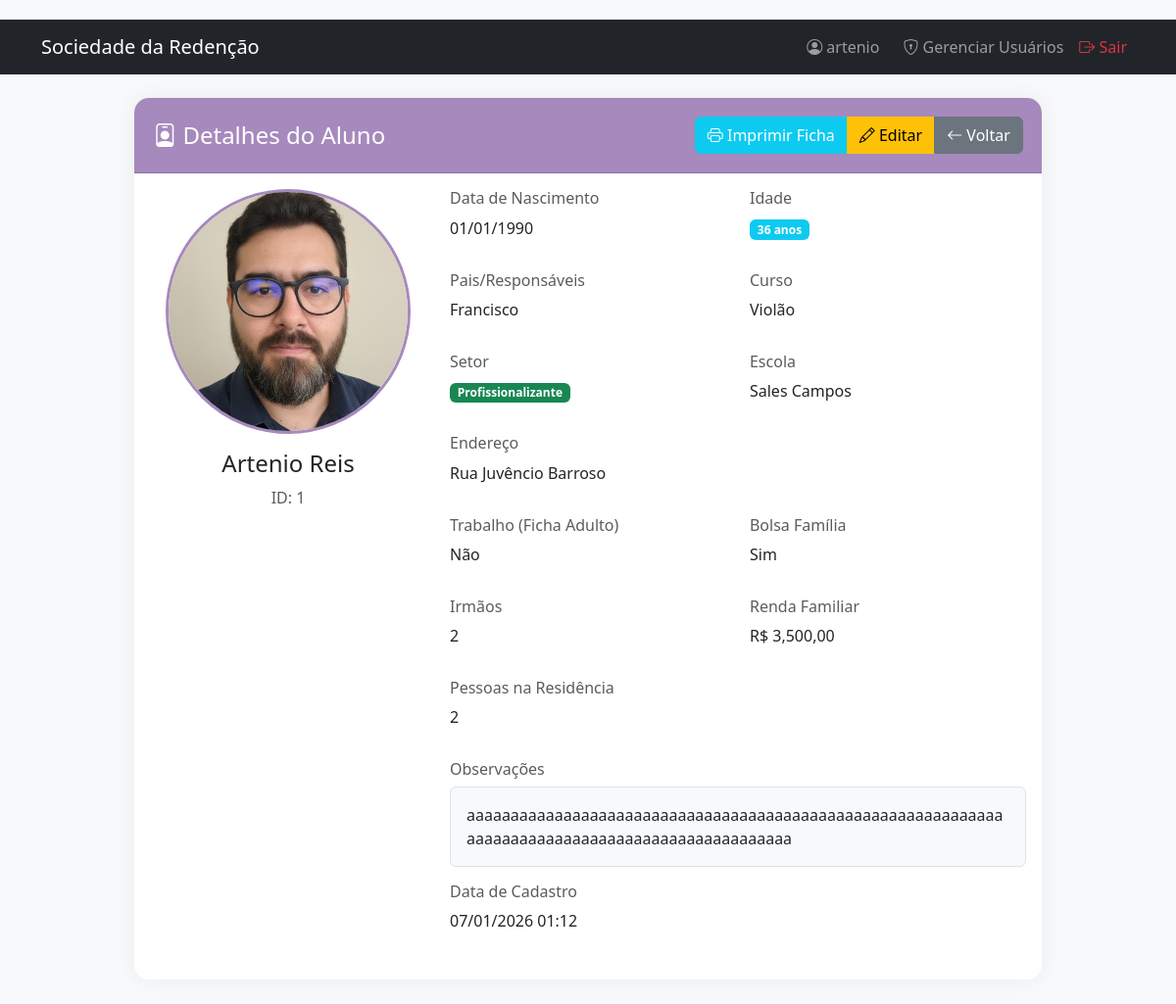
The app's page /visualizar/1 (signed in), older data.
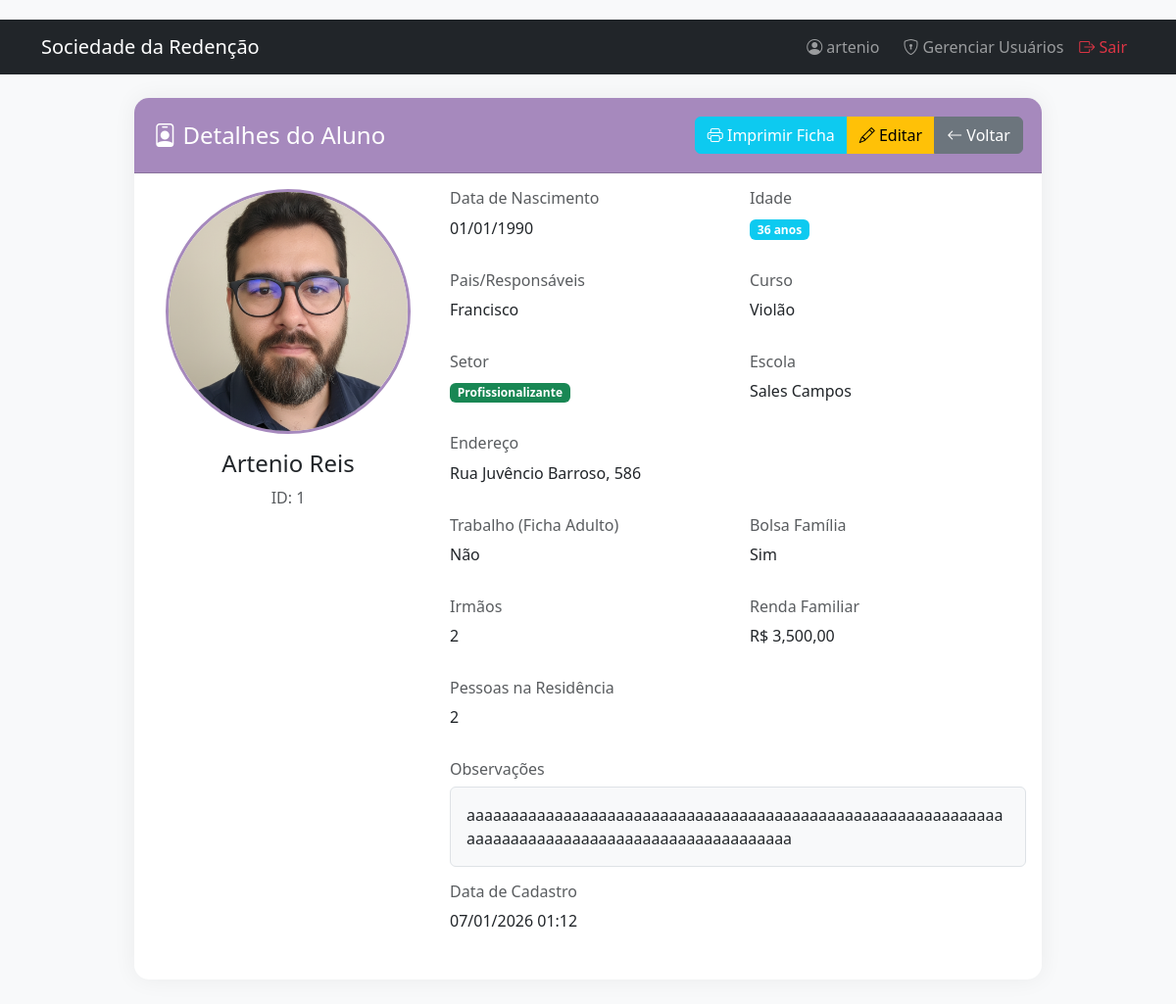
The same page, newer data.
### models.py (models this page shows, shortened)
class Aluno(db.Model):
    id = db.Column(db.Integer, primary_key=True)
    foto = db.Column(db.String(200), nullable=True)
    nome_completo = db.Column(db.String(100), nullable=False)
    data_nascimento = db.Column(db.Date, nullable=False)
    idade = db.Column(db.Integer, nullable=False)
    nome_pais = db.Column(db.String(100), nullable=False)
    curso = db.Column(db.String(100), nullable=False)
    setor = db.Column(db.String(20), nullable=False)
    endereco = db.Column(db.String(200), nullable=False)
    escola = db.Column(db.String(100), nullable=False)
    trabalho_ficha_adulto = db.Column(db.Boolean, default=False)
    nome_trabalho_profissao = db.Column(db.String(100), nullable=True)
    bolsa_familia = db.Column(db.Boolean, default=False)
    irmaos = db.Column(db.Integer, default=0)
    renda_familiar = db.Column(db.Float, nullable=False)
    pessoas_residencia = db.Column(db.Integer, nullable=False)
    observacao = db.Column(db.Text, nullable=True)
    data_cadastro = db.Column(db.DateTime, default=datetime.utcnow)

### app.py (the view)
@app.route('/visualizar/<int:id>')
@login_required
def visualizar(id):
    aluno = Aluno.query.get_or_404(id)
    return render_template('visualizar.html', aluno=aluno)

### app.py (called while the page is built)
def login_required(f):
    @wraps(f)
    def decorated_function(*args, **kwargs):
        if 'logged_in' not in session:
            return redirect(url_for('login'))
        return f(*args, **kwargs)
    return decorated_function

@app.context_processor
def utility_processor():
    def format_currency(value): return f"R$ {value:,.2f}".replace('.', ',')
    def format_date(value): return value.strftime('%d/%m/%Y') if value else ""
    return dict(format_currency=format_currency, format_date=format_date, now=datetime.now())

### templates/visualizar.html (shortened to what this page needs)
{% extends "base.html" %}
{% block content %}
<div class="row justify-content-center">
    <div class="col-lg-10">
        <div class="card">
            <div class="card-header d-flex justify-content-between align-items-center">
                <h4 class="mb-0"><i class="bi bi-person-badge"></i> Detalhes do Aluno</h4>
                <div class="btn-group">
                    <a href="{{ url_for('imprimir', id=aluno.id) }}" class="btn btn-info text-white">
                        <i class="bi bi-printer"></i> Imprimir Ficha
                    </a>
                    <a href="{{ url_for('editar', id=aluno.id) }}" class="btn btn-warning">
                        <i class="bi bi-pencil"></i> Editar
                    </a>
                    <a href="{{ url_for('index') }}" class="btn btn-secondary">
                        <i class="bi bi-arrow-left"></i> Voltar
                    </a>
                </div>
            </div>
            <div class="card-body">
                <div class="row">
                    <div class="col-md-4 text-center mb-4">
                        {% if aluno.foto %}
                        <img src="{{ url_for('uploaded_file', filename=aluno.foto) }}"
                             class="aluno-foto mb-3"
                             alt="{{ aluno.nome_completo }}"
                             style="width: 250px; height: 250px;">
                        {% else %}
                        <div class="aluno-foto bg-secondary d-flex align-items-center justify-content-center mx-auto mb-3"
                             style="width: 250px; height: 250px;">
                            <i class="bi bi-person-fill text-white" style="font-size: 4rem;"></i>
                        </div>
                        {% endif %}
                        <h4>{{ aluno.nome_completo }}</h4>
                        <p class="text-muted">ID: {{ aluno.id }}</p>
                    </div>
                    <div class="col-md-8">
                        <div class="row">
                            <div class="col-md-6 mb-3">
                                <h6 class="text-muted">Data de Nascimento</h6>
                                <p>{{ format_date(aluno.data_nascimento) }}</p>
                            </div>
                            <div class="col-md-6 mb-3">
                                <h6 class="text-muted">Idade</h6>
                                <p><span class="badge bg-info">{{ aluno.idade }} anos</span></p>
                            </div>
                            <div class="col-md-6 mb-3">
                                <h6 class="text-muted">Pais/Responsáveis</h6>
                                <p>{{ aluno.nome_pais }}</p>
                            </div>
                            <div class="col-md-6 mb-3">
                                <h6 class="text-muted">Curso</h6>
                                <p>{{ aluno.curso }}</p>
                            </div>
                            <div class="col-md-6 mb-3">
                                <h6 class="text-muted">Setor</h6>
                                <p>
                                    {% if aluno.setor == 'CULTURAL' %}
                                    <span class="badge bg-primary">Cultural</span>
                                    {% else %}
                                    <span class="badge bg-success">Profissionalizante</span>
                                    {% endif %}
                                </p>
                            </div>
                            <div class="col-md-6 mb-3">
                                <h6 class="text-muted">Escola</h6>
                                <p>{{ aluno.escola }}</p>
                            </div>
                            <div class="col-md-12 mb-3">
                                <h6 class="text-muted">Endereço</h6>
                                <p>{{ aluno.endereco }}</p>
                            </div>
                            <div class="col-md-6 mb-3">
                                <h6 class="text-muted">Trabalho (Ficha Adulto)</h6>
                                <p>{{ 'Sim' if aluno.trabalho_ficha_adulto else 'Não' }}</p>
                            </div>
                            <div class="col-md-6 mb-3">
                                <h6 class="text-muted">Bolsa Família</h6>
                                <p>{{ 'Sim' if aluno.bolsa_familia else 'Não' }}</p>
                            </div>
                            <div class="col-md-6 mb-3">
                                <h6 class="text-muted">Irmãos</h6>
                                <p>{{ aluno.irmaos }}</p>
                            </div>
                            <div class="col-md-6 mb-3">
                                <h6 class="text-muted">Renda Familiar</h6>
                                <p>{{ format_currency(aluno.renda_familiar) }}</p>
                            </div>
                            <div class="col-md-6 mb-3">
                                <h6 class="text-muted">Pessoas na Residência</h6>
                                <p>{{ aluno.pessoas_residencia }}</p>
                            </div>
                            {% if aluno.observacao %}
                            <div class="col-md-12 mb-3">
                                <h6 class="text-muted">Observações</h6>
                                <div class="border rounded p-3 bg-light">
                                    {{ aluno.observacao|replace('\n', '<br>')|safe }}
                                </div>
                            </div>
                            {% endif %}
                            <div class="col-md-6 mb-3">
                                <h6 class="text-muted">Data de Cadastro</h6>
                                <p>{{ aluno.data_cadastro.strftime('%d/%m/%Y %H:%M') }}</p>
                            </div>
                        </div>
                    </div>
                </div>
            </div>
        </div>
    </div>
</div>
{% endblock %}

### templates/base.html (shortened to what this page needs)
<!DOCTYPE html>
<html lang="pt-BR">
<head>
    <link href="https://cdn.jsdelivr.net/npm/bootstrap@5.3.0/dist/css/bootstrap.min.css" rel="stylesheet">
    <link rel="stylesheet" href="https://cdn.jsdelivr.net/npm/bootstrap-icons@1.10.0/font/bootstrap-icons.css">
    <link rel="stylesheet" href="{{ url_for('static', filename='css/style.css') }}">
</head>
<body>
    <nav class="navbar navbar-expand-lg navbar-dark bg-dark mb-4">
        <div class="container">
            <a class="navbar-brand" href="{{ url_for('index') }}">Sociedade da Redenção</a>
            {% if session.logged_in %}
            <div class="navbar-nav ms-auto">
                <span class="navbar-text me-3"><i class="bi bi-person-circle"></i> {{ session.username }}</span>
                <a class="nav-link" href="{{ url_for('listar_usuarios') }}"><i class="bi bi-shield-lock"></i> Gerenciar Usuários</a>
                <a class="nav-link text-danger" href="{{ url_for('logout') }}"><i class="bi bi-box-arrow-right"></i> Sair</a>
            </div>
            {% endif %}
        </div>
    </nav>
    <div class="container">
        {% block content %}{% endblock %}
    </div>
</body>
</html>

### static/css/style.css (style rules this page uses)
:root { --primary-color: #a689bd; --secondary-color: #2d2d2d; --success-color: #28a745; --info-color: #17a2b8; --warning-color: #ffc107; --danger-color: #dc3545; --light-color: #f8f9fa; --dark-color: #2d2d2d; }
body { background-color: #f8f9fa; font-family: 'Segoe UI', Tahoma, Geneva, Verdana, sans-serif; padding-top: 20px; }
.card { border: none; box-shadow: 0 0 25px rgba(0,0,0,0.06); border-radius: 15px; margin-bottom: 25px; }
.card-header { background-color: var(--primary-color); color: white; border-radius: 15px 15px 0 0 !important; padding: 1.2rem; font-weight: 600; }
.aluno-foto { width: 65px; height: 65px; object-fit: cover; border-radius: 50%; border: 3px solid var(--primary-color); background-color: #fff; }

Row changes from the older to the newer data that the page shows:
changed Aluno "Artenio Reis": endereco "Rua Juvêncio Barroso" → "Rua Juvêncio Barroso, 586"
